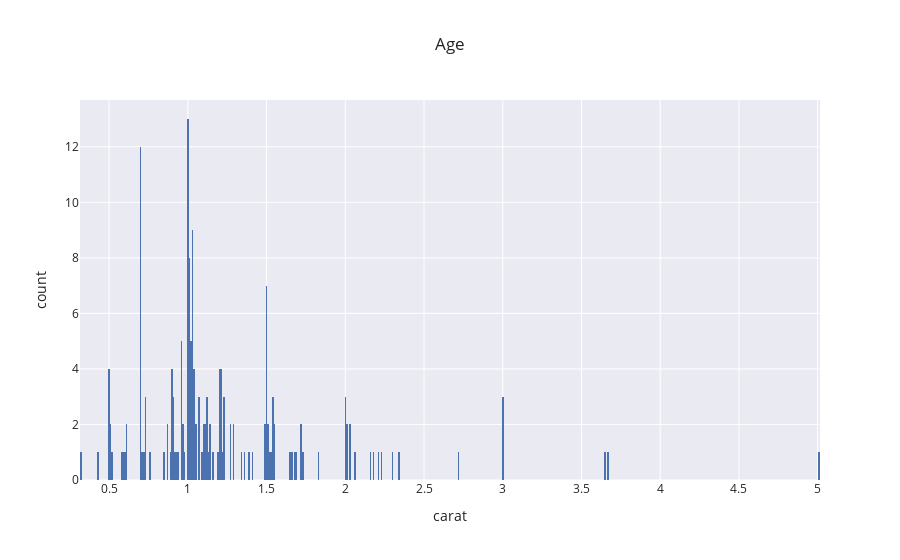

Write notebook code for a chart like this one.
### Code cell
fig=px.histogram(PROBA.loc[(PROBA['clarity_int']==1)], x='carat',nbins=500,template='seaborn',title='Age',barmode='group')
fig.show()

### Figure 1 — Plotly figure (JSON) as saved in the notebook; plotly's stock layout.template omitted (floating-point values rounded to 4 significant figures; data arrays with more than 128 entries replaced by an {"elided": "..."} marker saying what was removed)
{"data": [{"alignmentgroup": "True", "bingroup": "x", "hovertemplate": "carat=%{x}<br>count=%{y}<extra></extra>", "legendgroup": "", "marker": {"color": "rgb(76,114,176)"}, "name": "", "nbinsx": 500, "offsetgroup": "", "orientation": "v", "showlegend": false, "type": "histogram", "x": {"elided": "178 float values"}, "xaxis": "x", "yaxis": "y"}], "layout": {"autosize": true, "barmode": "group", "legend": {"tracegroupgap": 0}, "title": {"text": "Age"}, "xaxis": {"anchor": "y", "autorange": true, "domain": [0, 1], "range": [0.315, 5.015], "title": {"text": "carat"}, "type": "linear"}, "yaxis": {"anchor": "x", "autorange": true, "domain": [0, 1], "range": [0, 13.68], "title": {"text": "count"}}}}
